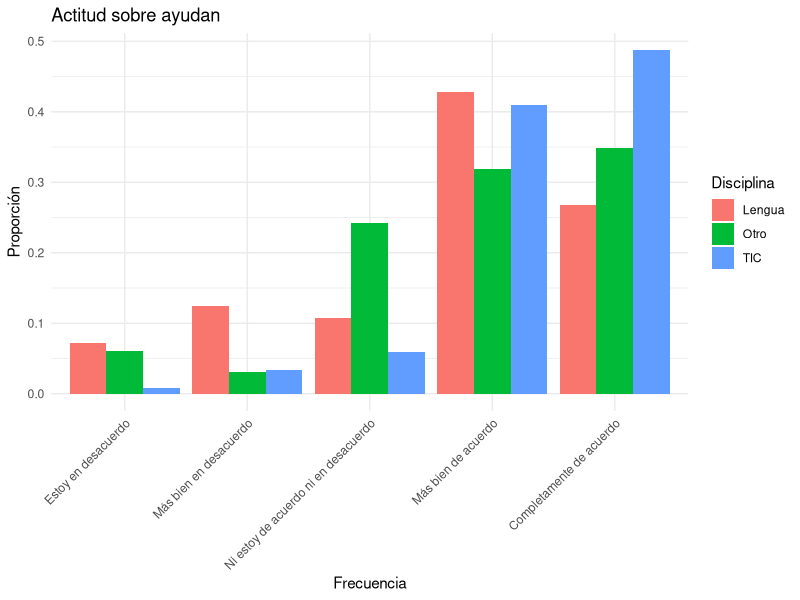
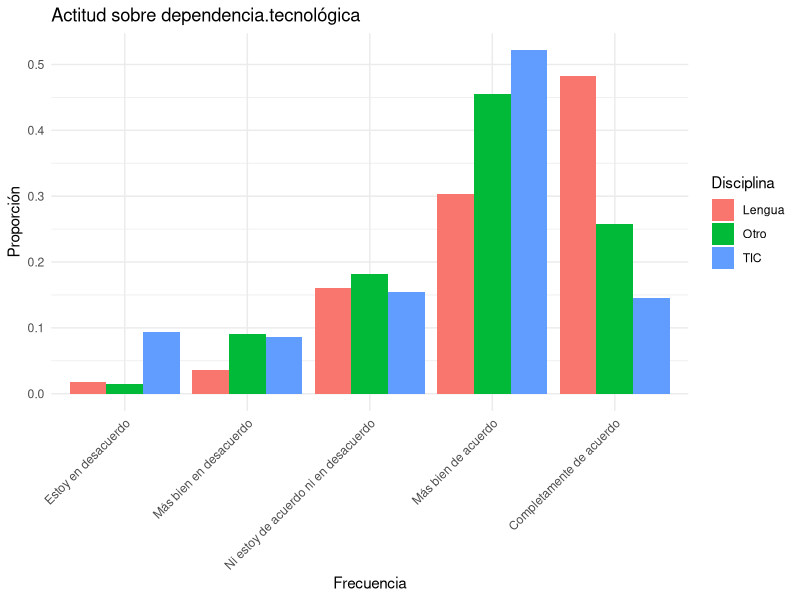
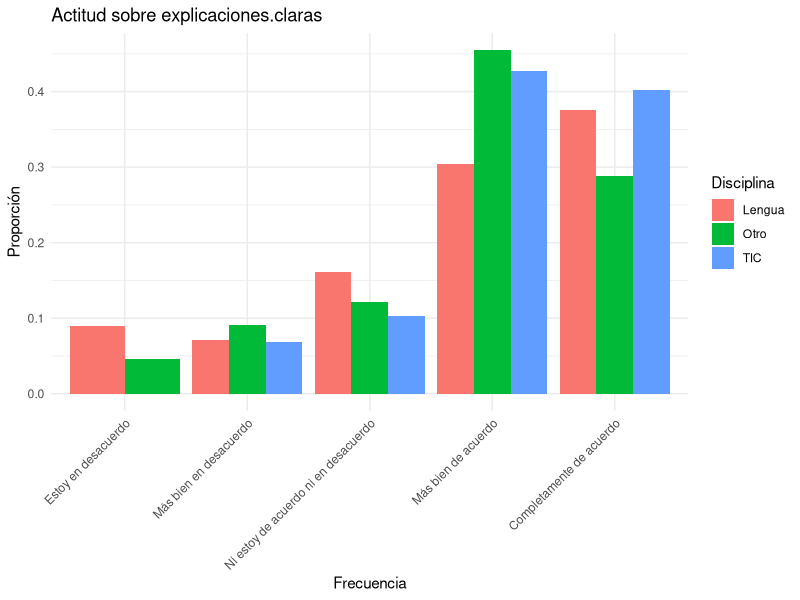
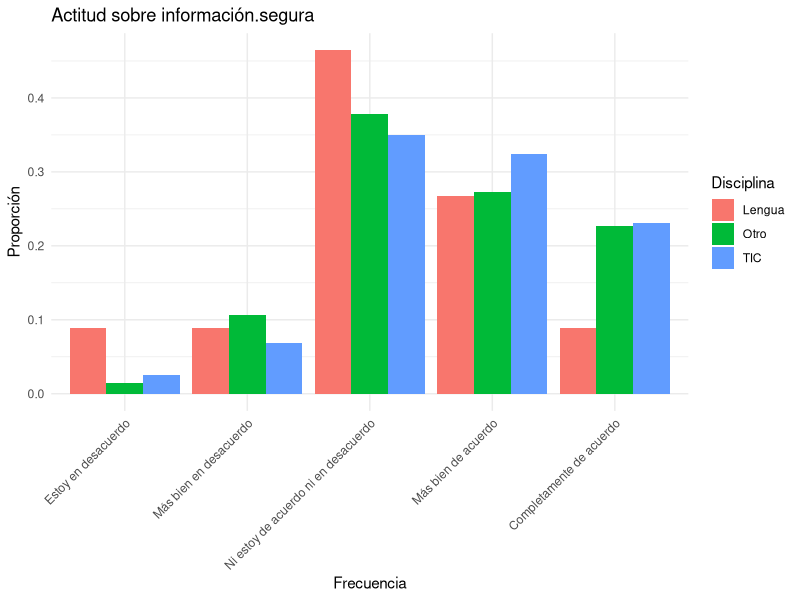
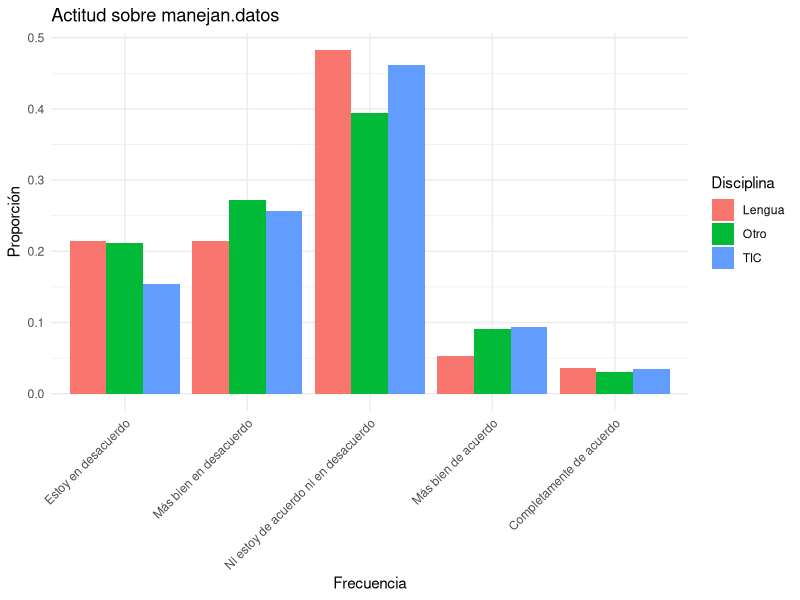
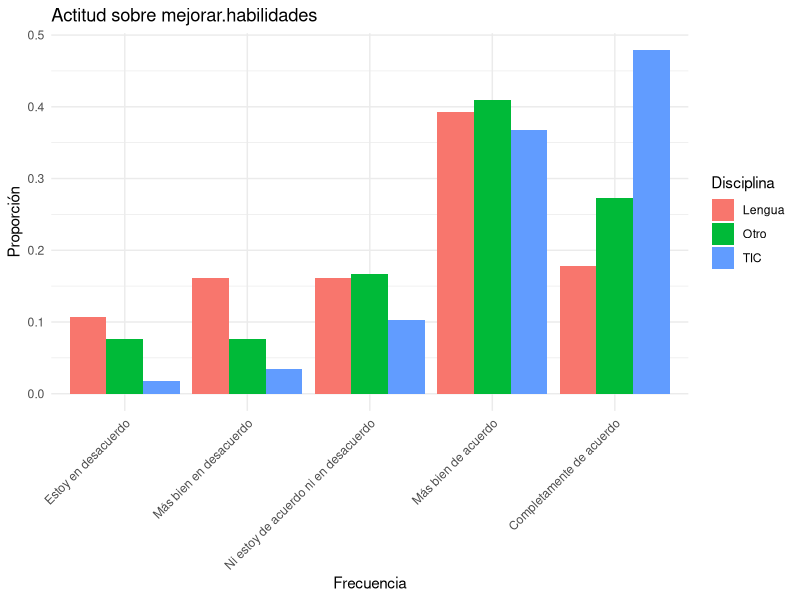
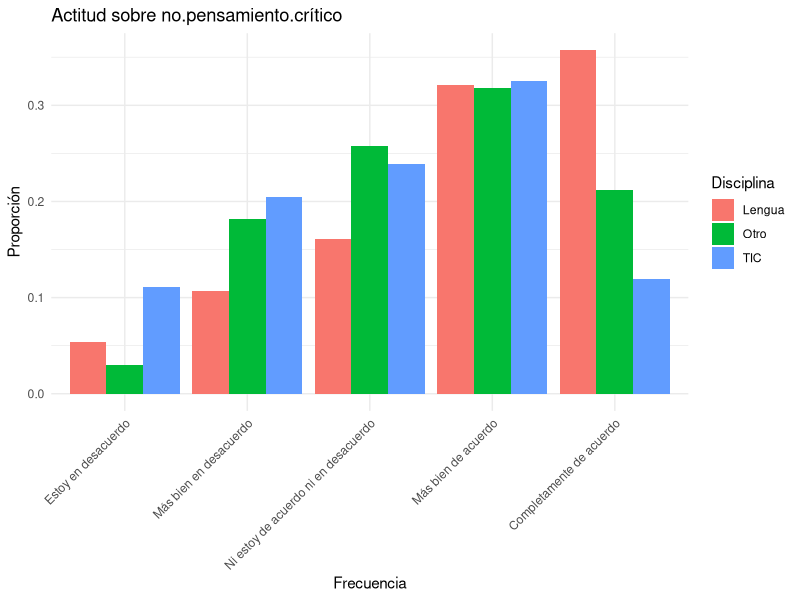
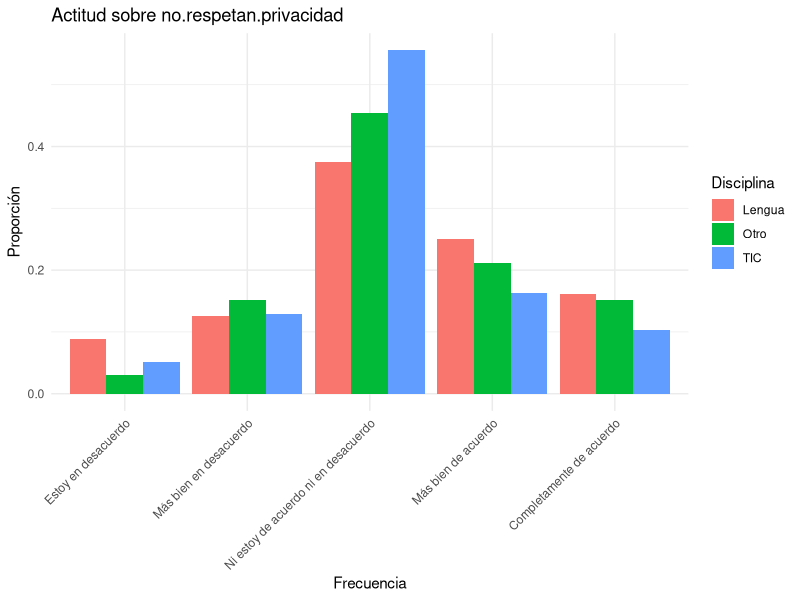

Reproduce these figures in R, in order.
library(ggplot2)
library(dplyr)

# Analiza los datos relativos a las actitudes y opiniones

frecuencias_data <- read.csv("data/actitudes.csv", header = TRUE, na.strings="", sep = ";")

columnas <- strsplit("ayudan;dependencia-tecnológica;explicaciones-claras;información-segura;manejan-datos;mejorar-habilidades;no-pensamiento-crítico;no-respetan-privacidad;parte-integral;respuestas-confiables;ético", ";")

for ( i in columnas[[1]] ) {
  # Change _ in i to .
  i <- gsub("-", ".", i)
  frecuencias_uso_data  <-  data.frame(Disciplina = frecuencias_data$Disciplina,
                                       frecuencias_data[i])

  porcentajes_data <-  frecuencias_uso_data %>% group_by(Disciplina,.data[[i]]) %>%
    summarise(Número = n()) %>%
  mutate(Proporción = Número / sum(Número))

  porcentajes_data$Frecuencia <- factor(porcentajes_data[[i]],
                                      levels = c("Estoy en desacuerdo", "Más bien en desacuerdo","Ni estoy de acuerdo ni en desacuerdo", "Más bien de acuerdo", "Completamente de acuerdo" ))

  ggplot(porcentajes_data, aes(x=Frecuencia, fill=Disciplina, y = Proporción)) +
    geom_bar( stat="identity", position="dodge") +
    labs(title=paste0("Actitud sobre ",i), x="Frecuencia", y="Proporción") +
    theme_minimal() +
  theme(axis.text.x = element_text(angle = 45, hjust = 1))
  ggsave(paste0("figures/actitudes-",i, ".png"), width = 10, height = 6)

  frecuencia_tabla <- table( unname(unlist(frecuencias_data[i])), frecuencias_data$Disciplina)
  chisq_frecuencia <- chisq.test(frecuencia_tabla)
  if ( chisq_frecuencia$p.value < 0.05 ) {
    cat("✅ La prueba de chi-cuadrado indica que hay una diferencia significativa en la actitud 📈", i, "📈 con p-value ", chisq_frecuencia$p.value,"\n")
  }
}

